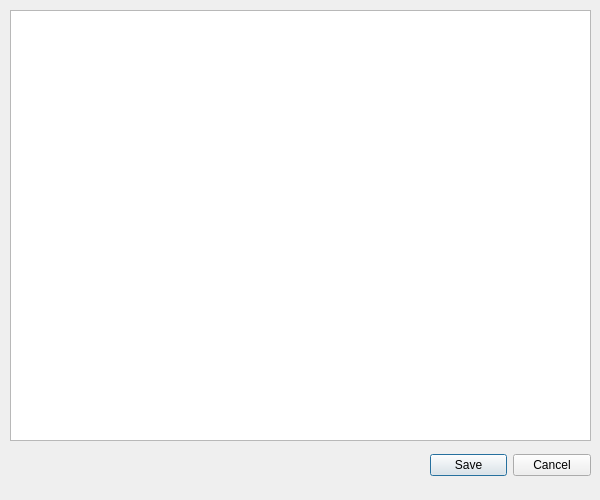
<?xml version="1.0" encoding="UTF-8"?>
<ui version="4.0">
 <class>Dialog</class>
 <widget class="QDialog" name="Dialog">
  <property name="enabled">
   <bool>true</bool>
  </property>
  <property name="geometry">
   <rect>
    <x>0</x>
    <y>0</y>
    <width>600</width>
    <height>500</height>
   </rect>
  </property>
  <property name="windowTitle">
   <string>Dialog</string>
  </property>
  <widget class="QDialogButtonBox" name="buttonBox">
   <property name="geometry">
    <rect>
     <x>430</x>
     <y>440</y>
     <width>161</width>
     <height>51</height>
    </rect>
   </property>
   <property name="orientation">
    <enum>Qt::Horizontal</enum>
   </property>
   <property name="standardButtons">
    <set>QDialogButtonBox::Cancel|QDialogButtonBox::Save</set>
   </property>
  </widget>
  <widget class="QTextEdit" name="codetext">
   <property name="geometry">
    <rect>
     <x>10</x>
     <y>10</y>
     <width>581</width>
     <height>431</height>
    </rect>
   </property>
   <property name="sizePolicy">
    <sizepolicy hsizetype="Expanding" vsizetype="Expanding">
     <horstretch>0</horstretch>
     <verstretch>0</verstretch>
    </sizepolicy>
   </property>
   <property name="cursor" stdset="0">
    <cursorShape>IBeamCursor</cursorShape>
   </property>
   <property name="layoutDirection">
    <enum>Qt::LeftToRight</enum>
   </property>
   <property name="acceptRichText">
    <bool>true</bool>
   </property>
   <property name="placeholderText">
    <string notr="true"/>
   </property>
  </widget>
 </widget>
 <resources/>
 <connections>
  <connection>
   <sender>buttonBox</sender>
   <signal>accepted()</signal>
   <receiver>Dialog</receiver>
   <slot>accept()</slot>
   <hints>
    <hint type="sourcelabel">
     <x>248</x>
     <y>254</y>
    </hint>
    <hint type="destinationlabel">
     <x>157</x>
     <y>274</y>
    </hint>
   </hints>
  </connection>
  <connection>
   <sender>buttonBox</sender>
   <signal>rejected()</signal>
   <receiver>Dialog</receiver>
   <slot>reject()</slot>
   <hints>
    <hint type="sourcelabel">
     <x>316</x>
     <y>260</y>
    </hint>
    <hint type="destinationlabel">
     <x>286</x>
     <y>274</y>
    </hint>
   </hints>
  </connection>
 </connections>
</ui>
